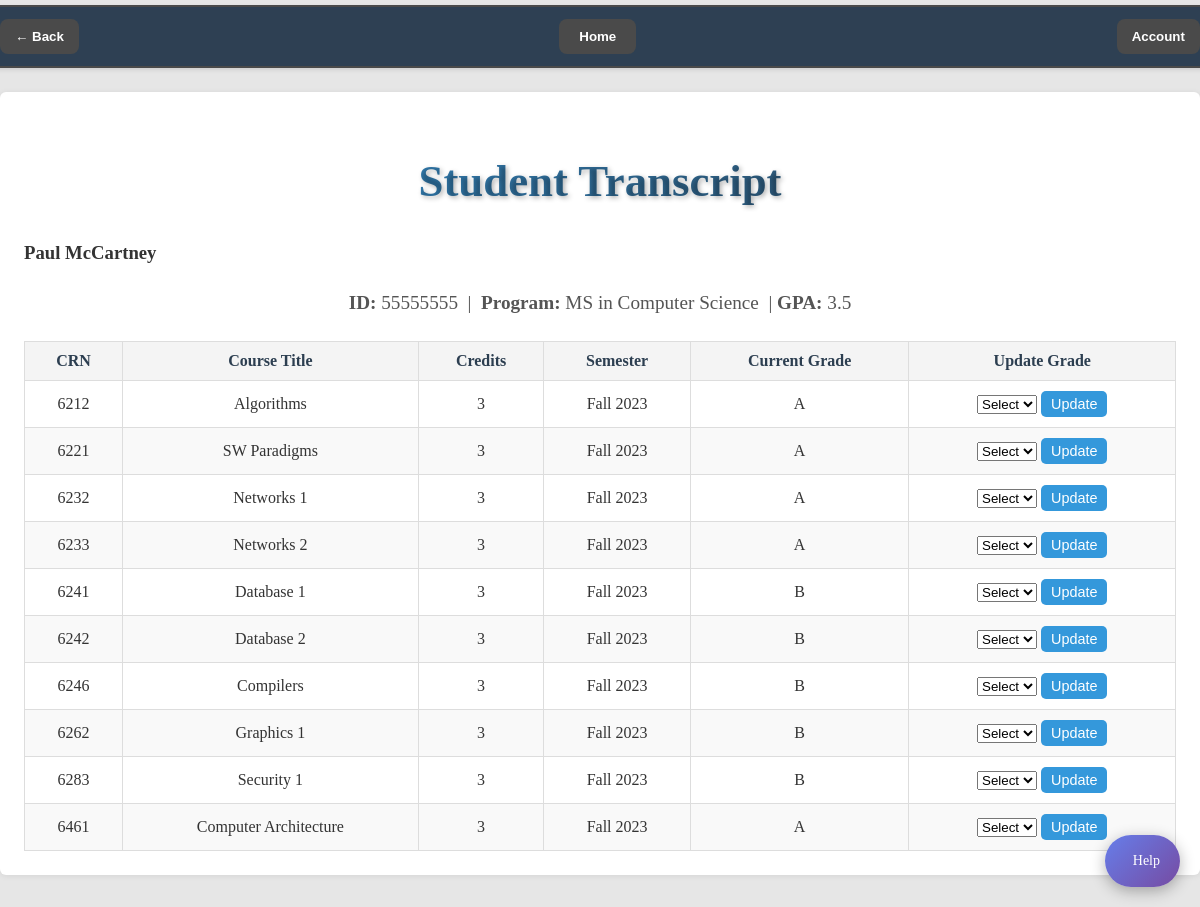
The app's page /view_gs_transcript/55555555 (signed in) with its own data.
### tables this page shows
CREATE TABLE users (
    uid CHAR(8) PRIMARY KEY,
    email VARCHAR(100) UNIQUE NOT NULL,
    username VARCHAR(50) UNIQUE NOT NULL,
    password VARCHAR(255) NOT NULL,
    user_type INTEGER NOT NULL CHECK (user_type BETWEEN 1 AND 6),
    first_name VARCHAR(50) NOT NULL,
    last_name VARCHAR(50) NOT NULL,
    address TEXT,
    created_at TIMESTAMP DEFAULT CURRENT_TIMESTAMP,
    updated_at TIMESTAMP DEFAULT CURRENT_TIMESTAMP,
    CHECK (length(uid) = 8 AND uid GLOB '[0-9]*')
    -- 1 = applicant, 2 = gradstudent, 3 = faculty, 4 = admin, 5 = gs, 6 = alumni
);

CREATE TABLE grad_student (
    uid CHAR(8) PRIMARY KEY,
    advisor_uid CHAR(8),
    d_num INTEGER NOT NULL,
    program VARCHAR(100) NOT NULL,
    credit_hours INTEGER DEFAULT 0,
    gpa REAL DEFAULT 0.0,
    is_suspended BOOLEAN DEFAULT FALSE,
    has_advising_hold BOOLEAN DEFAULT TRUE,
    form1_submitted BOOLEAN DEFAULT FALSE,
    form1_approved BOOLEAN DEFAULT FALSE,
    graduation_requested BOOLEAN DEFAULT FALSE,
    graduation_approved BOOLEAN DEFAULT FALSE,
    thesis_submitted BOOLEAN DEFAULT FALSE,
    thesis_approved BOOLEAN DEFAULT FALSE,
    matriculation_date DATE,
    FOREIGN KEY (uid) REFERENCES users(uid),
    FOREIGN KEY (advisor_uid) REFERENCES faculty(uid),
    FOREIGN KEY (d_num) REFERENCES department(d_num)
);

CREATE TABLE transcript (
    id INTEGER PRIMARY KEY AUTOINCREMENT,
    student_uid CHAR(8) NOT NULL,
    crn INTEGER NOT NULL,
    semester VARCHAR(20) NOT NULL,
    grade VARCHAR(2),
    grade_edited BOOLEAN DEFAULT FALSE,
    FOREIGN KEY (student_uid) REFERENCES grad_student(uid),
    FOREIGN KEY (crn) REFERENCES courses(crn),
    UNIQUE(student_uid, crn, semester)
);

CREATE TABLE courses (
    crn INTEGER PRIMARY KEY,
    course_title VARCHAR(100) NOT NULL,
    d_num INTEGER NOT NULL,
    credits INTEGER NOT NULL,
    description TEXT,
    FOREIGN KEY (d_num) REFERENCES department(d_num)
);

### main.py (the view)
@app.route('/view_gs_transcript/<student_id>')
def view_gs_transcript(student_id):
    if 'uid' not in session:
        return redirect(url_for('login'))
    conn = get_db_connection()
    transcript = conn.execute("""
        SELECT
            t.crn,
            c.course_title,
            c.credits,
            t.semester,
            t.grade
        FROM transcript t
        JOIN courses c
          ON t.crn = c.crn
        WHERE t.student_uid = ?
        ORDER BY t.semester, t.crn
    """, (student_id,)).fetchall()
    student = conn.execute(
        """
        SELECT u.uid,
               u.first_name,
               u.last_name,
               g.program
        FROM grad_student g
        JOIN users u ON g.uid = u.uid
        WHERE g.uid = ?
        """,
        (student_id,)
    ).fetchone()
    conn.close()
    if not student:
        flash('Student not found.', 'error')
        return render_template('REGS-gs_transcript_view.html', transcript=[], student=None)
    gpa = gpa_calculator(transcript)
    return render_template(
        'REGS-gs_transcript_view.html',
        transcript=transcript,
        student=student,
        gpa=gpa
    )

### main.py (called while the page is built)
def get_db_connection(): #basic getting connection fucntion to avoid repetitivness
    conn = sqlite3.connect('phase-2.db')
    conn.row_factory = sqlite3.Row
    return conn

def gpa_calculator(transcript):
    total_points = 0
    total_credits = 0
    for rec in transcript:
        grade = rec['grade']
        credits = rec['credits']
        if grade in GP:
            total_points += GP[grade] * credits
            total_credits += credits
    if total_credits == 0:
        return 0.0
    return round(total_points / total_credits, 2)

### templates/REGS-gs_transcript_view.html (shortened to what this page needs)
<html>
<head>
  <link rel="stylesheet" href="/static/css/styles.css">
</head>
<body class="faculty-advisor-page">
  <div class="navbar">
    <div class="homeButton">
      <button onclick="location.href='/home'">Home</button>
    </div>
    <button onclick="window.location.href='{{ request.referrer }}'" class="back-button">
      ← Back
    </button>
    <div class="dropdown">
      <button onclick="toggleDropdown()">Account</button>
    </div>
  </div>
  {% include "chatbot.html" %}
  <main class="student-home-container">
    <h1>Student Transcript</h1>
    <div class="student-info">
      <h3>{{ student.first_name }} {{ student.last_name }}</h3>
      <p>
        <strong>ID:</strong> {{ student.uid }}
        &nbsp;|&nbsp;
        <strong>Program:</strong> {{ student.program }}
        {% if gpa is defined %}&nbsp;|&nbsp;<strong>GPA:</strong> {{ gpa }}{% endif %}
      </p>
    </div>
    {% if transcript %}
      <table class="styled-table">
        <thead>
          <tr>
            <th>CRN</th>
            <th>Course Title</th>
            <th>Credits</th>
            <th>Semester</th>
            <th>Current Grade</th>
            <th>Update Grade</th>
          </tr>
        </thead>
        <tbody>
          {% for row in transcript %}
          <tr>
            <td>{{ row.crn }}</td>
            <td>{{ row.course_title }}</td>
            <td>{{ row.credits }}</td>
            <td>{{ row.semester }}</td>
            <td>{{ row.grade or 'IP' }}</td>
            <td>
              <form method="POST" action="{{ url_for('update_grade') }}" style="margin:0;">
                <select name="new_grade" required>
                  <option value="" disabled selected>Select</option>
                </select>
                <button type="submit">Update</button>
              </form>
            </td>
          </tr>
          {% endfor %}
        </tbody>
      </table>
    {% else %}
      <p>No transcript records to display.</p>
    {% endif %}
  </main>
</body>
</html>

### static/css/styles.css (style rules this page uses)
body { font-family: 'Georgia', serif; background-color: #e6e6e6; color: #333; margin: 0; padding: 0; line-height: 1.6; padding-top: 60px; }
h1, h2 { font-family: 'Palatino Linotype', 'Book Antiqua', Palatino, serif; color: #2c3e50; text-align: center; margin-bottom: 20px; }
.navbar { position: fixed; top: 0; left: 50%; transform: translateX(-50%); width: 90%; z-index: 1000; display: flex; justify-content: space-between; align-items: center; background-color: rgba(176, 176, 176, 0.9); border: 2px solid #4a4a4a; padding: 15px 30px; box-shadow: 0 4px 10px rgba(0, 0, 0, 0.2); border-radius: 15px; margin-top: 5px; }
.navbar .homeButton { order: 2; margin: 0 auto; }
.navbar .homeButton button { background-color: #4a4a4a; color: #ffffff; padding: 10px 20px; border: none; border-radius: 8px; font-weight: bold; cursor: pointer; transition: background-color 0.3s, transform 0.2s; }
.navbar .back-button { order: 1; margin-right: auto; background-color: #4a4a4a; color: #ffffff; padding: 10px 15px; border: none; border-radius: 8px; font-weight: bold; cursor: pointer; transition: background-color 0.3s, transform 0.2s; }
.navbar .dropdown { order: 3; margin-left: auto; position: relative; }
.navbar .dropdown button { background-color: #4a4a4a; color: #ffffff; padding: 10px 15px; border: none; border-radius: 8px; font-weight: bold; cursor: pointer; transition: background-color 0.3s, transform 0.2s; }
.student-home-container { max-width: 1200px; margin: 80px auto; padding: 20px; background-color: #ffffff; border-radius: 10px; box-shadow: 0 4px 10px rgba(0, 0, 0, 0.1); position: relative; }
.student-home-container h1 { font-size: 2.8rem; color: #2c3e50; text-align: center; margin-bottom: 20px; font-weight: bold; text-shadow: 2px 2px 5px rgba(0, 0, 0, 0.3); background: linear-gradient(to right, #3498db, #2c3e50); -webkit-background-clip: text; -webkit-text-fill-color: transparent; }
.student-home-container p { font-size: 1.2rem; color: #555; line-height: 1.8; text-align: center; margin: 10px 0; }
.student-home-container table { width: 100%; border-collapse: collapse; margin-top: 20px; }
.student-home-container table th, .student-home-container table td { border: 1px solid #ddd; padding: 10px; text-align: center; }
.student-home-container table th { background-color: #f4f4f4; color: #2c3e50; font-weight: bold; }
.student-home-container table tr:nth-child(even) { background-color: #f9f9f9; }
.styled-table { width: 100%; border-collapse: collapse; margin-top: 20px; font-size: 1rem; text-align: center; }
.styled-table th, .styled-table td { border: 1px solid #ddd; padding: 10px; }
.styled-table th { background-color: #f4f4f4; color: #2c3e50; font-weight: bold; }
.styled-table tr:nth-child(even) { background-color: #f9f9f9; }
.styled-table button { background-color: #3498db; color: #ffffff; padding: 5px 10px; border: none; border-radius: 5px; font-size: 0.9rem; cursor: pointer; transition: background-color 0.3s, transform 0.2s; }
.navbar { position: fixed; top: 0; width: 100%; background: #2E4053; padding: 0.75rem 1.5rem; display: flex; align-items: center; color: #fff; box-shadow: 0 2px 4px rgba(0,0,0,0.1); z-index: 1000; }
.navbar .dropdown { margin-left: auto; position: relative; }
.navbar { position: fixed; top: 0; width: 100%; background: #2E4053; padding: .75rem 1.5rem; display: flex; align-items: center; box-shadow: 0 2px 4px rgba(0,0,0,0.1); z-index: 1000; }
.styled-table { width: 100%; border-collapse: collapse; }
.styled-table th, .styled-table td { padding: .75rem; text-align: center; border: 1px solid #e0e0e0; }
.styled-table th { background: #f1f3f5; color: #2E4053; font-weight: 500; }
.styled-table tr:nth-child(even) { background: #fcfcfc; }
.student-home-container { max-width: 1200px; margin: 2rem auto; padding: 1.5rem; background: #fff; border-radius: 6px; box-shadow: 0 1px 6px rgba(0,0,0,0.08); }

### records on screen
users: first_name "Paul", last_name "McCartney", uid "55555555"
grad_student: program "MS in Computer Science"
transcript: crn "6212", course_title "Algorithms", credits "3", semester "Fall 2023", grade "A"
transcript: crn "6221", course_title "SW Paradigms", credits "3", semester "Fall 2023", grade "A"
transcript: crn "6232", course_title "Networks 1", credits "3", semester "Fall 2023", grade "A"
transcript: crn "6233", course_title "Networks 2", credits "3", semester "Fall 2023", grade "A"
transcript: crn "6241", course_title "Database 1", credits "3", semester "Fall 2023", grade "B"
transcript: crn "6242", course_title "Database 2", credits "3", semester "Fall 2023", grade "B"
transcript: crn "6246", course_title "Compilers", credits "3", semester "Fall 2023", grade "B"
transcript: crn "6262", course_title "Graphics 1", credits "3", semester "Fall 2023", grade "B"
transcript: crn "6283", course_title "Security 1", credits "3", semester "Fall 2023", grade "B"
transcript: crn "6461", course_title "Computer Architecture", credits "3", semester "Fall 2023", grade "A"

### other values on screen
{{ gpa }} "3.5"
